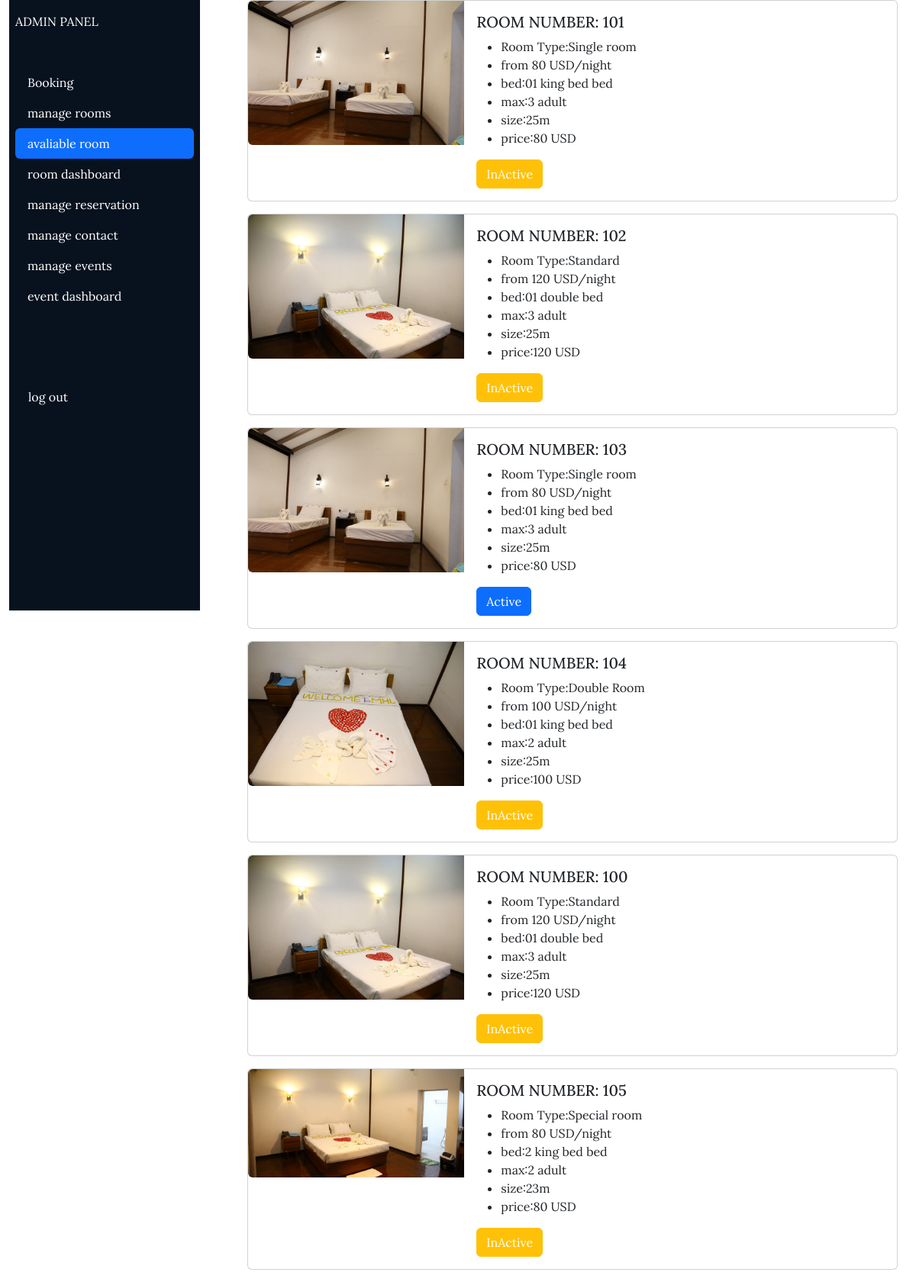
Screenshot of /htilarProject/admin/dashboard/webpage/manageAvality.php (signed in) with the database file from the repository.
### tables this page shows
CREATE TABLE `room_avaliable` (
  `av_id` int(11) NOT NULL,
  `room_no` int(11) NOT NULL,
  `status` int(11) NOT NULL DEFAULT 0 COMMENT '1 Active=2 InActive',
  `room_id` int(11) NOT NULL
);

CREATE TABLE `room` (
  `room_id` int(11) NOT NULL,
  `room_view` varchar(60) NOT NULL,
  `type` varchar(30) NOT NULL,
  `price` int(11) NOT NULL,
  `bed` varchar(20) NOT NULL,
  `adult` int(11) NOT NULL,
  `size` varchar(20) NOT NULL
);

### htilarProject/admin/dashboard/webpage/manageAvality.php (the view, shortened to what this page needs)
<?php
  include "/xampp/htdocs/htilarProject/configuration/dbConfig.php";
  $fetching_rooms=mysqli_query($con,"SELECT room.*, room_avaliable.*
          FROM room
          INNER JOIN room_avaliable ON room.room_id = room_avaliable.room_id
          ");
?>
<!DOCTYPE html>
<html lang="en">
<head>
    <link rel="stylesheet" href="../webpage/style/manageAvality.css">
    <link href="https://cdn.jsdelivr.net/npm/bootstrap@5.3.3/dist/css/bootstrap.min.css" rel="stylesheet">
    <link rel="stylesheet" href="https://cdn.jsdelivr.net/npm/bootstrap-icons@1.11.1/font/bootstrap-icons.css">
</head>
<body  style="font-family:  'Lora', serif;">
    <div class="container-fluid">
        <div class="row flex-nowrap">
            <div class="col-auto col-md-4 col-lg-3 min-vh-100">
            <div class="left p-2">
                    <a href="" class="d-flex text-decoration-none align-items-center mt-2">
                        <span class="text-white text-uppercase text-center">Admin Panel</span>
                    </a>
                    <ul class="nav nav-pills flex-column mt-5">
                        <li class="nav-item">
                            <a class="nav-link text-white" href="../webpage/booking.php">Booking</a>
                        </li>
                        <li class="nav-item">
                            <a class="nav-link text-white" href="../webpage/adminRoom.php">manage rooms</a>
                        </li>
                        <li class="nav-item">
                            <a class="nav-link active text-white" href="../webpage/manageAvality.php">avaliable room</a>
                           </li>
                        <li class="nav-item">
                            <a class="nav-link  text-white" href="../webpage/manageRoom.php">room dashboard</a>
                        </li>
                        <li class="nav-item">
                            <a class="nav-link  text-white" href="../webpage/roomNumber.php">manage reservation</a>
                        </li>
                        <li class="nav-item"><a class="nav-link text-white" href="../webpage/manageDish.php">manage contact</a></li>
                        <li class="nav-item"><a class="nav-link text-white" href="../webpage/manageEvent.php">manage events</a></li>
                        <li class="nav-item"><a class="nav-link text-white " href="../webpage/eventDashboard.php">event dashboard</a></li>
                    </ul>
                    <a href="../webpage/login.php" class="text-white " style="text-decoration:none;display:flex;margin-top:100px;margin-left:17px">log out</a>
                </div>
            </div>
            <div class="col-auto col-md-8 col-lg-9 min-vh-100">
    <div class="container">
<?php
    while($row=mysqli_fetch_assoc($fetching_rooms)){
?>
           <div class="card mb-3" style="max-width: 1000px;">
            <div class="row g-0">
                <div class="col-md-4">
                    <img src="/htilarProject/client/assets/<?php echo $row["room_view"] ?>" class="img-fluid rounded-start" alt="...">
                </div>
                <div class="col-md-8">
                    <div class="card-body">
                        <h5 class="card-title text-uppercase">Room Number: <?php echo $row["room_no"] ?></h5>
                        <ul>
                            <li>Room Type:<?php echo $row["type"] ?> </li>
                            <li>from <?php echo $row["price"] ?> USD/night</li>
                            <li>bed:<?php echo $row["bed"] ?> bed</li>
                            <li>max:<?php echo $row["adult"] ?> adult</li>
                            <li>size:<?php echo $row["size"] ?></li>
                            <li>price:<?php echo $row["price"] ?> USD</li>
                        </ul>
                        <?php if( $row["status"]==1){
                            echo "<button type='button' class='btn btn-primary text-white'>Active</button>";
                        }
                            else{
                                echo "<button type='button' class='btn btn-warning text-white'>InActive</button>";
                            }
                        ?>
                    </div>
                </div>
            </div>
        </div>
           <?php } ?>
    </div>
            </div>
        </div>
    </div>
</body>
</html>

### htilarProject/admin/dashboard/webpage/style/manageAvality.css (style rules this page uses)
.left { background-color: #08121e; height: 100vh; }

### htilarProject/admin/dashboard/webpage/manageAvality.php (style rules this page uses)
body { font-family: 'Lora', serif; }
.left { position: fixed; top: 0; bottom: 0; width: 250px; background-color: #08121e; overflow-y: auto; }

### rows the page displays
room_avaliable: room.room_view (picture), room_no "101", room.type "Single room", room.price "80", room.bed "01 king bed", room.adult "3", room.size "25m", status "InActive"
room_avaliable: room.room_view (picture), room_no "102", room.type "Standard", room.price "120", room.bed "01 double", room.adult "3", room.size "25m", status "InActive"
room_avaliable: room.room_view (picture), room_no "103", room.type "Single room", room.price "80", room.bed "01 king bed", room.adult "3", room.size "25m", status "Active"
room_avaliable: room.room_view (picture), room_no "104", room.type "Double Room", room.price "100", room.bed "01 king bed", room.adult "2", room.size "25m", status "InActive"
room_avaliable: room.room_view (picture), room_no "100", room.type "Standard", room.price "120", room.bed "01 double", room.adult "3", room.size "25m", status "InActive"
room_avaliable: room.room_view (picture), room_no "105", room.type "Special room", room.price "80", room.bed "2 king bed", room.adult "2", room.size "23m", status "InActive"
